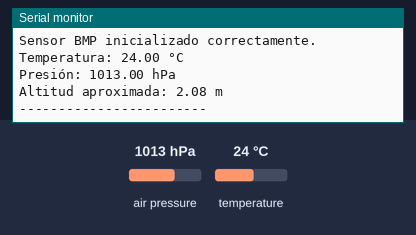
This sketch was run on a simulated ESP32. Shown: the last lines printed to the serial monitor. The inputs (shaded band) are chosen by the test bench; at power-on: air pressure 1013 hPa, temperature 24 °C.

Above: at 1.2 s.
1.3 s: air pressure set to 952 hPa
At 2.6 s:
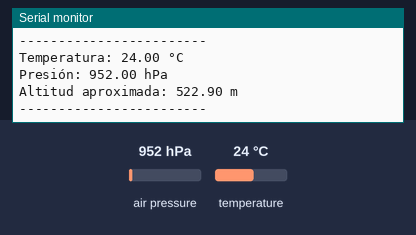
2.8 s: temperature set to 12 °C
4.3 s: air pressure set to 975 hPa
At 6.5 s:
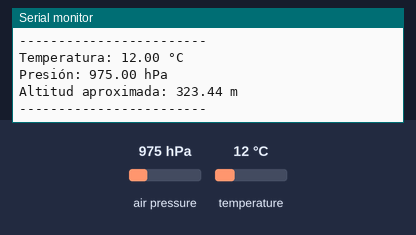
Timing chart, 0 to 8.0 s (numbered marks = the images above; inputs shaded):
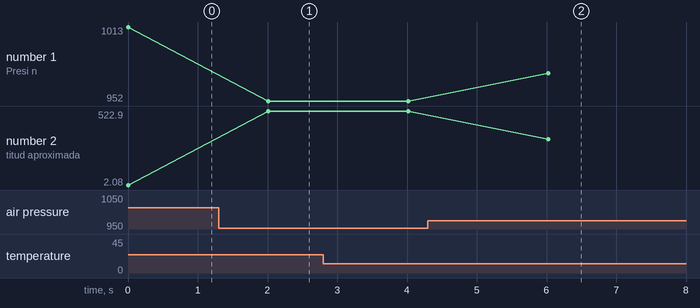

Measured:
- after the input at 1.3 s, the serial monitor: prints a new line after 0.71 s (image 1)
- after the input at 4.3 s, the serial monitor: prints a new line after 1.7 s (image 2)
- plotted number 1: 1013 → 952 after the input at 1.3 s, 952 → 975 after the input at 4.3 s
- plotted number 2: 2.08 → 522.9 after the input at 1.3 s, 522.9 → 323.44 after the input at 4.3 s

The sketch:

08_BMP.ino
```cpp
#include <Arduino.h>
#include <Wire.h>
#include <Adafruit_BMP280.h>

// Crear objeto del sensor BMP280/BMP180
Adafruit_BMP280 bmp;

void setup() {
  Serial.begin(115200);

  // Inicializar I2C con los pines del ESP32
  Wire.begin(21, 22);

  Serial.println("=== PRUEBA BMP280/BMP180 ===");

  // Inicializar el sensor
  if (!bmp.begin(0x77)) {
    Serial.println("No se encontró el sensor BMP.");
    while (1);
  }

  Serial.println("Sensor BMP inicializado correctamente.");
}

void loop() {
  float temperatura = bmp.readTemperature();
  float presion = bmp.readPressure() / 100.0; // Pascales a hPa
  float altitud = bmp.readAltitude(1013.25);  // Presión al nivel del mar

  Serial.print("Temperatura: ");
  Serial.print(temperatura);
  Serial.println(" °C");

  Serial.print("Presión: ");
  Serial.print(presion);
  Serial.println(" hPa");

  Serial.print("Altitud aproximada: ");
  Serial.print(altitud);
  Serial.println(" m");

  Serial.println("------------------------");

  delay(2000);
}
```
